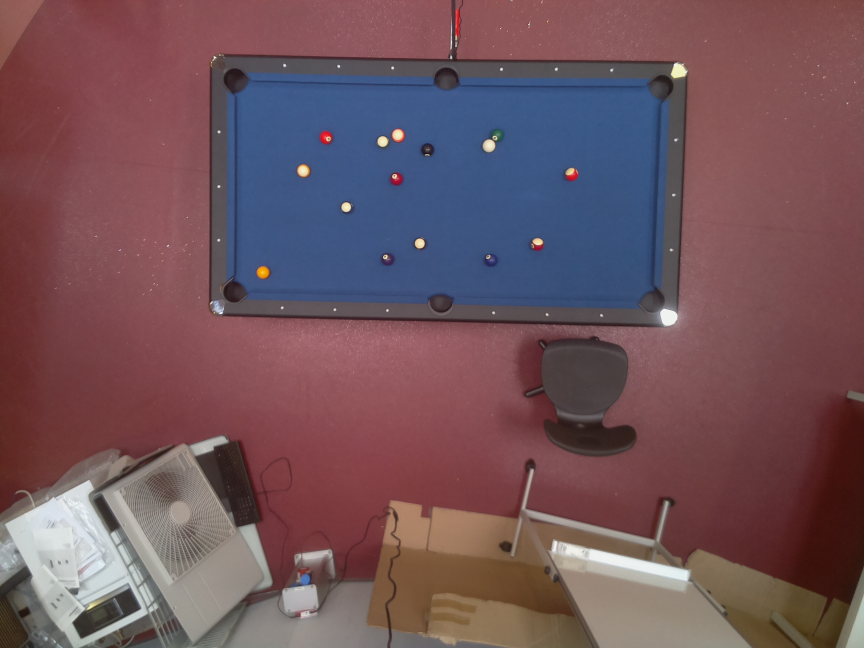
#> input picture prototypes/calibration/setup5_3.jpg, 2592 x 1944 px, given in place of empty_table.h264, which was not available (shown at 1/3 size)
$ python calibration.py
#> lines starting #> are read from the running program, lines starting #| are printed output that depends on the picture; after the words box and inside, x2 and y2 are one past the last pixel; in counts of white or black regions, pixels touching at a corner belong together; pictures that were not available may be replaced by others from this repository, and a replacement may not be noted
import cv2 as cv
import numpy as np

cap = cv.VideoCapture('empty_table.h264')

while(cap.isOpened()):

    ret, img = cap.read()
#> img is the input picture: shape (1944, 2592, 3); mean B, G, R 91.1, 83.9, 112.7
    img = cv.resize(img, None, fx=0.5, fy=0.5)
#> img: shape (972, 1296, 3)
    blur = cv.GaussianBlur(img,(5,5),0)

    img_hsv = cv.cvtColor(blur, cv.COLOR_BGR2HSV)
#> img_hsv: shape (972, 1296, 3); mean H, S, V 119.4, 100.1, 124.9
    h,s,v = cv.split(img_hsv)
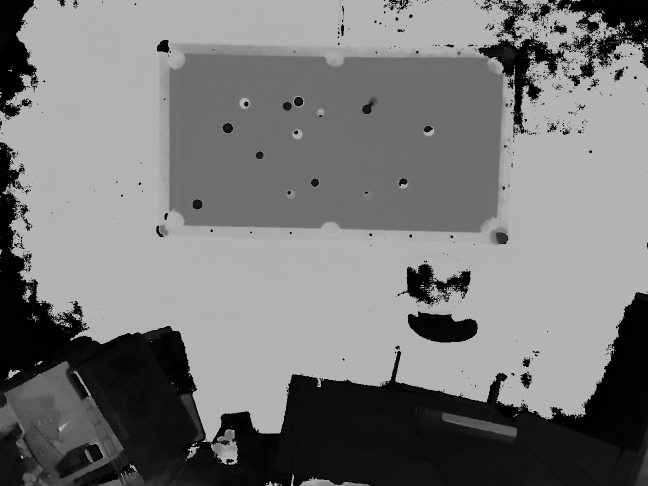
#> h: shape (972, 1296) (shown at 1/2 size); min 0, max 179, mean 119.4
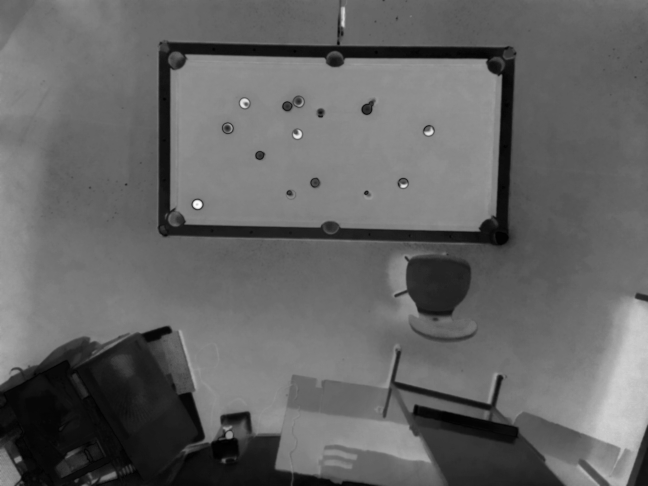
#> s: shape (972, 1296) (shown at 1/2 size); min 0, max 255, mean 100.1
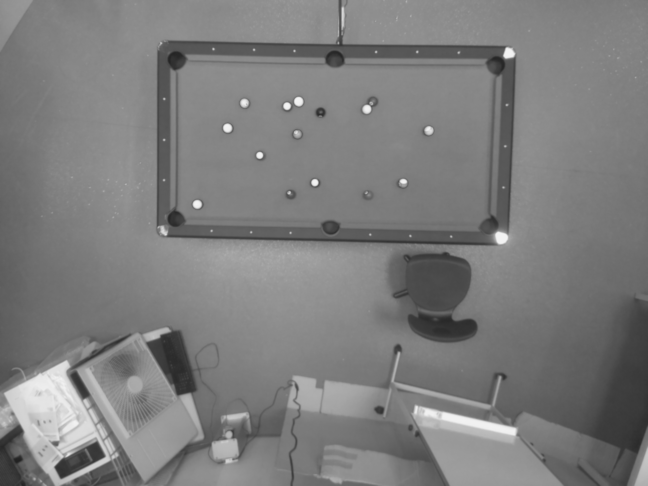
#> v: shape (972, 1296) (shown at 1/2 size); min 33, max 246, mean 124.9

    h_shifted = np.zeros(h.shape, h.dtype)
    shift = 25

    LUT = []

    for i in range(180):
        LUT.append((i + shift) % 180)

    LUT = np.array(LUT, dtype=np.uint8)
    h_shifted = LUT[h]
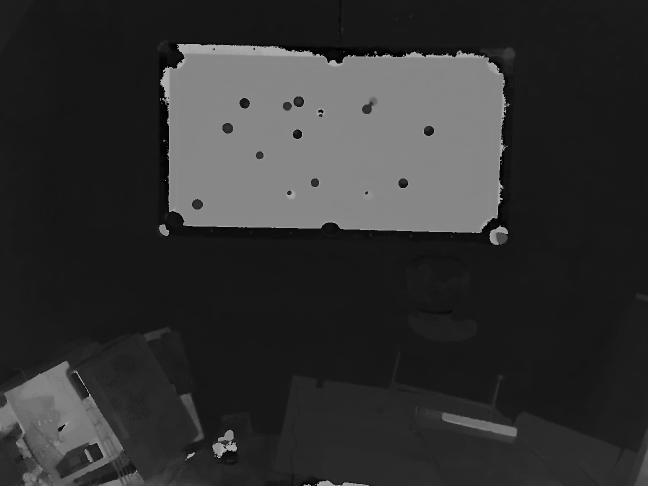
#> h_shifted: shape (972, 1296) (shown at 1/2 size); min 0, max 179, mean 49.2

    ret, threshold = cv.threshold(h_shifted, 0, 255, cv.THRESH_BINARY+cv.THRESH_OTSU)
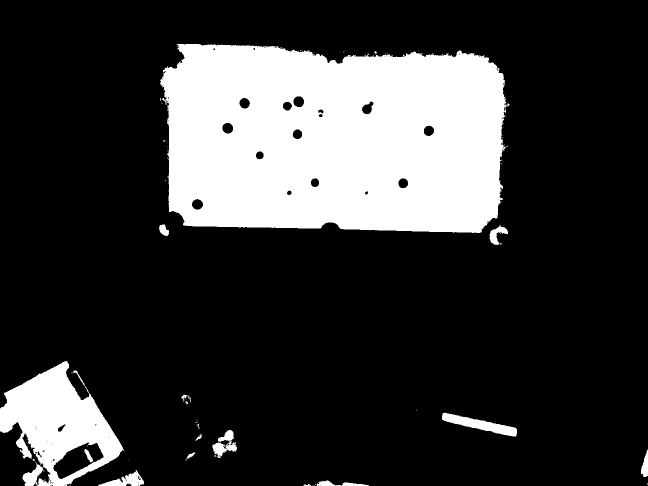
#> threshold: shape (972, 1296) (shown at 1/2 size); 21.4% white; 83 white regions (67 under 20 px), largest, box (x1, y1, x2, y2) and area: (320, 88, 1019, 466) 230140, (0, 722, 249, 972) 31453, (884, 825, 1034, 873) 2679
#> ret = 79

    closed = cv.morphologyEx(threshold, cv.MORPH_CLOSE, (3, 3), iterations=3)
#> closed: shape (972, 1296); 21.4% white; 46 white regions (31 under 20 px)

    contours, hierarchy = cv.findContours(closed, cv.RETR_EXTERNAL, cv.CHAIN_APPROX_SIMPLE)
#> contours = 45 contours, 31 with area under 20; largest, box (x1, y1, x2, y2) and area: (320, 91, 1019, 469) 232880, (0, 725, 249, 972) 34806, (884, 828, 1034, 876) 2518, (425, 863, 474, 919) 1388, (203, 943, 288, 972) 988

    #debug
    #for contour in range(len(contours)):
       #cv.drawContours(img, contours, contour, (0, 255, 0))

    max_contour = 0
    max_position = 0

    contour_area = []

    for contour in contours:
        contour_area.append(cv.contourArea(contour))
#> this loop made 45 passes
#> contour on passes 1, 2, 3, 7, 14, 15, 16, 17, 19, 21, 22, 28: [[630, 971], [631, 971]], [[616, 971], [617, 971]], [[1294, 970], [1294, 971], [1295, 971], [1295, 970]], [[257, 921]], [[393, 847], [393, 852]], [[390, 847], [391, 847]], [[395, 844], [394, 845]], [[392, 844]], [[832, 822], [832, 823]], [[69, 751]], [[143, 748], [143, 749], [144, 749], [144, 748]], [[331, 363], [330, 364], [331, 364]]
#> after the loop, contour_area = 45 values, max 232880.5 at index 44, min 0 at index 0, mean 6097.7

    for contour in range(len(contour_area)):
        if contour_area[contour] > max_contour:
            max_position = contour
            max_contour = contour_area[contour]
#> this loop made 45 passes
#> max_contour on passes 3, 4, 5, 6, 12, 18, 24, 45: 1, 56.5, 141.5, 987.5, 1388.5, 2518, 34806.5, 232880.5
#> after the loop, max_contour = 232880.5; max_position = 44

    #debug
    cv.drawContours(img, contours, max_position, (0, 255, 0))
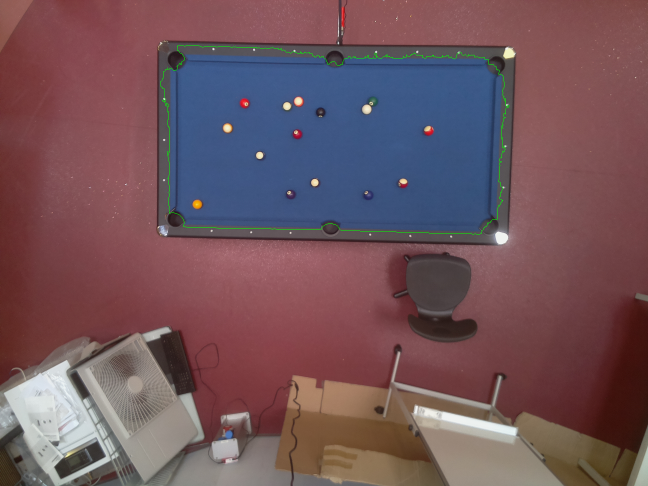
#> img: shape (972, 1296, 3) (shown at 1/2 size); mean B, G, R 91.1, 84.3, 112.7

    M = cv.moments(contours[max_position])
#> M = moments, m00 232880.5, centre m10/m00, m01/m00 = (667.6, 282.4)
    cX = int(M["m10"] / M["m00"])
#> cX = 667
    cY = int(M["m01"] / M["m00"])
#> cY = 282

    cv.circle(img, (cX, cY), 4, (0, 255, 0), -1)
#> img: shape (972, 1296, 3); under 0.01% of pixels changed, all inside (x1, y1, x2, y2) = (663, 278, 672, 287)

    height, width, channels = img.shape
#> height = 972; width = 1296; channels = 3
    minX = width
#> minX = 1296
    maxX = 0
    minY = height
#> minY = 972
    maxY = 0

    for contour in contours[max_position]:
        if contour[0][0] > maxX:
            maxX = contour[0][0]
        if contour[0][0] < minX:
            minX = contour[0][0]
        if contour[0][1] > maxY:
            maxY = contour[0][1]
        if contour[0][1] < minY:
            minY = contour[0][1]
#> this loop made 939 passes
#> (maxX, minX, maxY, minY) on pass 1: (354, 354, 91, 91)
#> (contour, maxY) on passes 2, 4, 7, 9, 13, 15: ([[354, 95]], 95), ([[355, 101]], 101), ([[357, 102]], 102), ([[358, 104]], 104), ([[364, 109]], 109), ([[367, 113]], 113)
#> after the loop, maxX = 1018; maxY = 468; minX = 320; minY = 91

    cv.circle(img, (minX, minY), 4, (0, 255, 0), -1)
#> img: shape (972, 1296, 3); mean B, G, R 91.1, 84.3, 112.7
    cv.circle(img, (maxX, maxY), 4, (0, 255, 0), -1)
#> img: shape (972, 1296, 3); mean B, G, R 91.1, 84.3, 112.7

    # determine min and max values around center point
    valueXmin = (minX + cX) / 2.0
#> valueXmin = 493.5
    valueXmax = (maxX + cX) / 2.0
#> valueXmax = 842.5
    valueYmin = (minY + cY) / 2.0
#> valueYmin = 186.5
    valueYmax = (maxY + cY) / 2.0
#> valueYmax = 375

    print(valueXmin, valueXmax, valueYmin, valueYmax)
#| 493.5 842.5 186.5 375.0

    hsvMin = np.array([255, 255, 255])
    hsvMax = np.array([0, 0, 0])

    for i in range(int(valueYmin), int(valueYmax)):
        for k in range(int(valueXmin), int(valueXmax)):
            for x in range(0, 3):
                if img_hsv[i][k][x] < hsvMin[x]:
                    hsvMin[x] = img_hsv[i][k][x]
                if img_hsv[i][k][x] > hsvMax[x]:
                    hsvMax[x] = img_hsv[i][k][x]
#> after the loop, hsvMax = [179, 236, 245]; hsvMin = [0, 2, 41]

    for i in range(len(hsvMin)):
        hsvMin[i] -= 8
        hsvMax[i] += 8
#> this loop made 3 passes
#> after the loop, hsvMax = [187, 244, 253]; hsvMin = [-8, -6, 33]

    print(hsvMin, hsvMax)
#| [-8 -6 33] [187 244 253]

    img_ranged = cv.inRange(img_hsv, hsvMin, hsvMax)
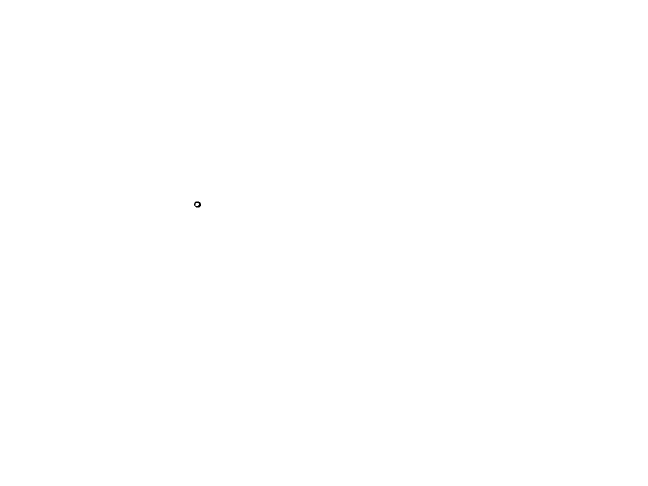
#> img_ranged: shape (972, 1296) (shown at 1/2 size); 100% white; 1 black region, box (x1, y1, x2, y2) and area: (388, 403, 402, 415) 100


    cv.imshow("img", img)
    cv.imshow("image_h", h)
    cv.imshow("image_h_shifted", h_shifted)
    cv.imshow("image_s", s)
    cv.imshow("image_v", v)
    cv.imshow("window", threshold)
    cv.imshow("img_ranged", img_ranged)
    cv.waitKey(0)


    '''
    #slow loop
    h_shifted = h.copy()
    shift = 25
    for i in range(len(h_shifted)):
        for y in range(len(h_shifted[i])):
            h_shifted[i][y] = (h_shifted[i][y] + shift) % 180
    '''
    '''
    dilated = cv.dilate(img_canny, (3,3), iterations=1)

    contours, hierarchy = cv.findContours(dilated, cv.RETR_EXTERNAL, cv.CHAIN_APPROX_SIMPLE)

    for contour in contours:
        cv.fillPoly(dilated, pts=contour, color=255)

    hull = []

    for contour in contours:
        hull.append(cv.convexHull(contour, False))

    #for contour in range(len(contours)):
       #cv.drawContours(img, contours, contour, (0, 255, 0))

    contour_area = []

    for contour in hull:
        contour_area.append(cv.contourArea(contour))

    max_contour = 0
    max_position = 0

    for contour in range(len(contour_area)):
        if contour_area[contour] > max_contour:
            max_position = contour
            max_contour = contour_area[contour]

    cv.drawContours(img, contours, max_position, (0, 255, 0))

    M = cv.moments(hull[max_position])
    cX = int(M["m10"] / M["m00"])
    cY = int(M["m01"] / M["m00"])

    #cv.circle(img, (cX, cY), 4, (0, 255, 0), -1)

    height, width, channels = img.shape
    minX = width
    maxX = 0
    minY = height
    maxY = 0

    for contour in hull[max_position]:
        if contour[0][0] > maxX:
            maxX = contour[0][0]
        if contour[0][0] < minX:
            minX = contour[0][0]
        if contour[0][1] > maxY:
            maxY = contour[0][1]
        if contour[0][1] < minY:
            minY = contour[0][1]

    #cv.circle(img, (minX, minY), 4, (0, 255, 0), -1)
    #cv.circle(img, (maxX, maxY), 4, (0, 255, 0), -1)

    # determine min and max values around center point
    valueXmin = (minX + cX) / 2.0
    valueXmax = (maxX + cX) / 2.0
    valueYmin = (minY + cY) / 2.0
    valueYmax = (maxY + cY) / 2.0

    print(valueXmin, valueXmax, valueYmin, valueYmax)

    hsvMin = np.array([255, 255, 255])
    hsvMax = np.array([0, 0, 0])

    blur = cv.GaussianBlur(img, (3,3), 0)
    img_hsv = cv.cvtColor(blur, cv.COLOR_BGR2HSV)

    for i in range(int(valueYmin), int(valueYmax)):
        for k in range(int(valueXmin), int(valueXmax)):
            for x in range(0, 3):
                if img_hsv[i][k][x] < hsvMin[x]:
                    hsvMin[x] = img_hsv[i][k][x]
                if img_hsv[i][k][x] > hsvMax[x]:
                    hsvMax[x] = img_hsv[i][k][x]

    for i in range(len(hsvMin)):
        hsvMin[i] -= 8
        hsvMax[i] += 8

    print(hsvMin, hsvMax)

    img_ranged = cv.inRange(img_hsv, hsvMin, hsvMax)

    h, s, v = cv.split(img_hsv)
    cv.imshow("image_canny", img_canny)
    cv.imshow("image_ranged", img_ranged)
    cv.imshow("eroded", dilated)
    cv.imshow("image_h", h)
    cv.imshow("image_s", s)
    cv.imshow("image_v", v)
    cv.imshow("image", img_hsv)
    cv.imshow("image_contours", img)
    cv.waitKey(0)

    '''
